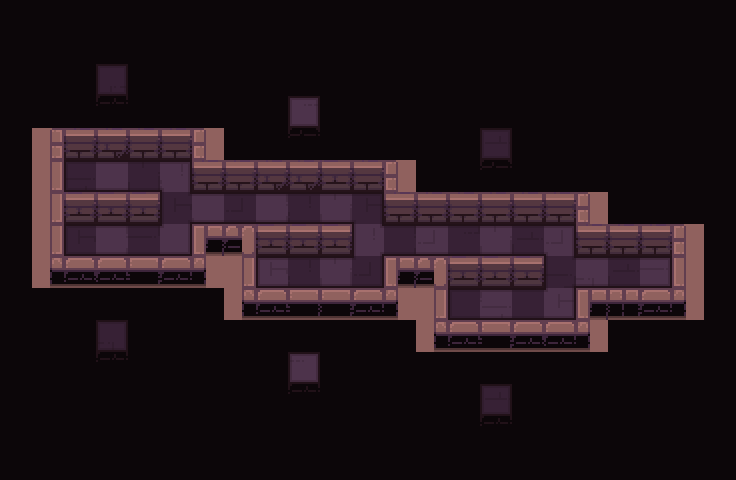

Tiled map render using the project's own tile images. Description and the map definition, with tile-layer contents summarised, below:
An orthogonal 23x15 tile map with 32x32 px tiles, 4 tile layers (path, types, ground, floor_shadow), 1 hidden layer not drawn and 25 objects (12x hero, 6x bonfire, 4x egg, frame, strategy, ...).

<map version="1.2" tiledversion="2019.03.13" orientation="orthogonal" renderorder="right-down" width="23" height="15" tilewidth="32" tileheight="32" infinite="0" nextlayerid="248" nextobjectid="62">
 <tileset firstgid="1" name="tileset" tilewidth="32" tileheight="32" spacing="2" margin="1" tilecount="200" columns="10">
  <image source="tileset.png" trans="000000" width="340" height="680" />
  <terraintypes>
   <terrain name="floor" tile="79" />
   <terrain name="wall" tile="69" />
   <terrain name="hole" tile="78" />
   <terrain name="infected" tile="77" />
  </terraintypes>
 </tileset>
 <layer id="238" name="checkers" width="23" height="15" visible="0">
  <data>[345 cells, 165 non-empty, 1 distinct tile ids]</data>
 </layer>
 <layer id="239" name="path" width="23" height="15">
  <data>[345 cells, 88 non-empty, 2 distinct tile ids]</data>
 </layer>
 <objectgroup id="14" name="camera">
  <object id="12" name="frame" type="frame" x="50" y="63.5" width="634.5" height="353" />
  <object id="15" name="strategy" type="strategy" x="-7" y="92">
   <point />
  </object>
 </objectgroup>
 <objectgroup id="2" name="objects">
  <object id="19" name="hero" type="hero" x="177.5" y="220">
   <point />
  </object>
  <object id="20" name="hero" type="hero" x="112" y="185">
   <point />
  </object>
  <object id="21" name="hero" type="hero" x="113" y="249">
   <point />
  </object>
  <object id="22" name="hero" type="hero" x="241.5" y="218.5">
   <point />
  </object>
  <object id="26" name="egg" type="egg" x="79" y="250">
   <properties>
    <property name="showLottery" type="bool" value="false" />
   </properties>
   <point />
  </object>
  <object id="29" name="bonfire" type="bonfire" x="112" y="86">
   <properties>
    <property name="enabled" type="bool" value="true" />
   </properties>
   <point />
  </object>
  <object id="30" name="cauldron" type="cauldron" x="655" y="276.5">
   <point />
  </object>
  <object id="31" name="egg" type="egg" x="80.5" y="186.5">
   <properties>
    <property name="showLottery" type="bool" value="false" />
   </properties>
   <point />
  </object>
  <object id="32" name="bonfire" type="bonfire" x="112.5" y="341.5">
   <properties>
    <property name="enabled" type="bool" value="true" />
   </properties>
   <point />
  </object>
  <object id="33" name="hero" type="hero" x="303" y="219">
   <point />
  </object>
  <object id="44" name="hero" type="hero" x="369.5" y="241">
   <point />
  </object>
  <object id="45" name="hero" type="hero" x="305" y="270">
   <point />
  </object>
  <object id="46" name="hero" type="hero" x="433.5" y="239.5">
   <point />
  </object>
  <object id="47" name="egg" type="egg" x="271" y="271">
   <properties>
    <property name="showLottery" type="bool" value="false" />
   </properties>
   <point />
  </object>
  <object id="48" name="hero" type="hero" x="495" y="240">
   <point />
  </object>
  <object id="49" name="hero" type="hero" x="560.5" y="280">
   <point />
  </object>
  <object id="50" name="hero" type="hero" x="496" y="309">
   <point />
  </object>
  <object id="51" name="hero" type="hero" x="624.5" y="278.5">
   <point />
  </object>
  <object id="52" name="egg" type="egg" x="462" y="310">
   <properties>
    <property name="showLottery" type="bool" value="false" />
   </properties>
   <point />
  </object>
  <object id="56" name="bonfire" type="bonfire" x="304.5" y="113.5">
   <properties>
    <property name="enabled" type="bool" value="true" />
   </properties>
   <point />
  </object>
  <object id="57" name="bonfire" type="bonfire" x="305" y="369">
   <properties>
    <property name="enabled" type="bool" value="true" />
   </properties>
   <point />
  </object>
  <object id="58" name="bonfire" type="bonfire" x="495.5" y="151.5">
   <properties>
    <property name="enabled" type="bool" value="true" />
   </properties>
   <point />
  </object>
  <object id="59" name="bonfire" type="bonfire" x="496" y="407">
   <properties>
    <property name="enabled" type="bool" value="true" />
   </properties>
   <point />
  </object>
 </objectgroup>
 <layer id="240" name="types" width="23" height="15">
  <data>[345 cells, 345 non-empty, 3 distinct tile ids]</data>
 </layer>
 <layer id="241" name="ground" width="23" height="15">
  <data>[345 cells, 111 non-empty, 43 distinct tile ids]</data>
 </layer>
 <layer id="242" name="floor_shadow" width="23" height="15">
  <data>[345 cells, 40 non-empty, 7 distinct tile ids]</data>
 </layer>
</map>
